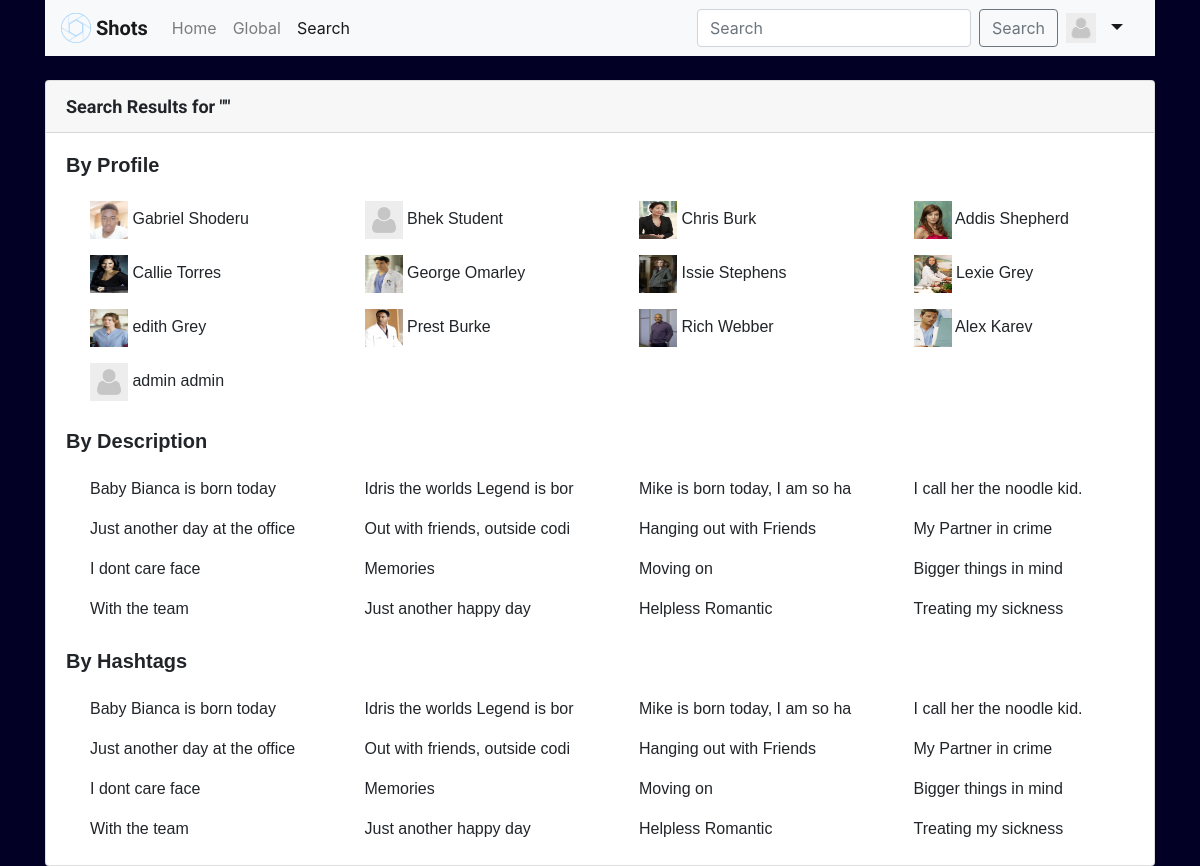
Screenshot of /search.php with the database file from the repository.
### tables this page shows
CREATE TABLE `tbusers` (
  `user_id` int(11) NOT NULL,
  `name` char(100) NOT NULL,
  `surname` char(100) NOT NULL,
  `email` char(100) NOT NULL,
  `password` char(100) NOT NULL,
  `birthday` date NOT NULL
);

CREATE TABLE `tbprofilepic` (
  `user_id` int(11) NOT NULL,
  `filename` varchar(50) NOT NULL
);

CREATE TABLE `tbgallery` (
  `image_id` int(11) NOT NULL,
  `user_id` int(11) NOT NULL,
  `filename` char(50) NOT NULL,
  `description` char(30) NOT NULL,
  `hashtags` char(50) NOT NULL
);

### search.php (the view, shortened to what this page needs)
<?php include './config.php' ?>
<!DOCTYPE html>
<html lang="en">
    <head>
        <link rel="stylesheet" href="https://stackpath.bootstrapcdn.com/bootstrap/4.5.2/css/bootstrap.min.css">
        <link href="https://stackpath.bootstrapcdn.com/font-awesome/4.7.0/css/font-awesome.min.css" rel="stylesheet">
        <link rel="stylesheet" type="text/css" href="css/style.css">
    </head>
    <body class="darkMode">
      <div class="container">
        <nav class="navbar navbar-expand navbar-light bg-light">
          <a class="navbar-brand navText" href="homepage.php">
            <img src="./Favicon/1x/Asset1.png" width="30" height="30" class="d-inline-block align-top" alt="">
            Shots
          </a>
          <div class="collapse navbar-collapse" id="navbarNavDropdown">
            <ul class="navbar-nav mr-auto mt-2 mt-lg-0">
              <li class="nav-item ">
                <a class="nav-link" href="homepage.php">Home </a>
              </li>
              <li class="nav-item">
                <a class="nav-link" href="global.php">Global</a>
              </li>
              <li class="nav-item active">
                <a class="nav-link" href="#">Search <span class="sr-only">(current)</span></a>
              </li>
            </ul>
            <form class="form-inline my-2 my-lg-0" method="POST" action="search.php">
              <input class="form-control mr-sm-2" name="search" type="search" placeholder="Search">
              <button class="btn btn-outline-secondary my-2 my-sm-0" type="submit">Search</button>
            </form>
            <div class="bs-example ml-2">
              <div class="dropdown">
                  <a class="navbar-brand navProfile dropdown-toggle" data-toggle="dropdown" href="#">
                    <?php
                      $user = $_SESSION['user'];
                      $query89 = "SELECT * FROM tbusers WHERE user_id = '$user'";
                      $res89 = $mysqli->query($query89);
                      $row89 = mysqli_fetch_array($res89);
                      $query = "SELECT * FROM tbprofilepic WHERE user_id = '$user'";
                      $res = $mysqli->query($query);
                      $noProfile = "profilePic/no-profile-image.png";
                      if($row = mysqli_fetch_array($res)){
                        echo "<img src=" . $row['filename'] . " width='30' height='30' class='d-inline-block align-top' alt=''>";
                        echo "&nbsp;" . $row89['name'] ;
                      }else {
                        echo "<img src=" . $noProfile . " width='30' height='30' class='d-inline-block align-top' alt=''>";
                      }
                    ?>
                  </a>
              </div>
          </div>
          </div>
        </nav>
        <?php
          $search = $_POST["search"];
          echo '<br /><div class="card">
            <div class="card-header">
              Search Results for "' . $search . '"
            </div>
            <div class="card-body">
              <h5 class="card-title"><b>By Profile</b> </h5>
              <div class="row">';
              $query = "SELECT * FROM tbusers WHERE name LIKE '%$search%' OR surname LIKE '%$search%' OR email LIKE '%$search%'";
              $res = mysqli_query($mysqli, $query);
              while ($row = mysqli_fetch_array($res)) {
                $id = $row["user_id"];
                $query2 = "SELECT * FROM tbprofilepic WHERE user_id = '$id'";
                $res2 = $mysqli->query($query2);
                $noProfile = "profilePic/no-profile-image.png";
                if($row2 = mysqli_fetch_array($res2)){
                  echo '<div class="col-3 mt-2">';
                  echo "<a class='dropdown-item otherProfil' href=''><img src='" . $row2['filename'] . "' width='38' height='38' class='d-inline-block' alt='' /> " . $row["name"] . " " . $row["surname"] . "</a>";
                  echo "</div>";
                }else {
                  echo '<div class="col-3 mt-2">';
                  echo "<a class='dropdown-item otherProfil' href=''><img src='" . $noProfile . "' width='38' height='38' class='d-inline-block' alt='' /> " . $row["name"] . " " . $row["surname"] . "</a>";
                  echo "</div>";
                }
              }
              echo '
              </div>
              <br/><h5 class="card-title"><b>By Description </b> </h5>
              <div class="row">';
              $query = "SELECT * FROM tbgallery WHERE description LIKE '%$search%'";
              $res = mysqli_query($mysqli, $query);
              while ($row = mysqli_fetch_array($res)) {
                  echo '<div class="col-3 mt-2">';
                  echo "<form method='POST' action='posted.php'>
                    <input type='hidden' name='pt' id='pt' value = '" . $row["image_id"] . "'/>
                    <input type='submit' class='dropdown-item' value = '" . $row["description"] . "' />
                  </form>";
                  echo "</div>";
              }
              echo '
              </div>
              <br/><h5 class="card-title"><b>By Hashtags </b> </h5>
              <div class="row">';
              $query = "SELECT * FROM tbgallery WHERE hashtags LIKE '%$search%'";
              $res = mysqli_query($mysqli, $query);
              while ($row = mysqli_fetch_array($res)) {
                  echo '<div class="col-3 mt-2">';
                  echo "<form method='POST' action='posted.php'>
                    <input type='hidden' name='pt' id='pt' value = '" . $row["image_id"] . "'/>
                    <input type='submit' class='dropdown-item' value = '" . $row["description"] . "' />
                  </form>";
                  echo "</div>";
              }
              echo '
              </div>
            </div>
          </div>';
        ?>
      </div>
    </body>
  </html>

### css/style.css (style rules this page uses)
body.darkMode { background: rgb(2,0,36); }
.card-header { font-family: 'Roboto', sans-serif; font-size: 18px; font-weight: bold; }
.card-body { font-family: 'Noto Sans JP', sans-serif; }
@media only screen and (min-width: 992px) { .navText { font-family: 'Roboto', sans-serif; font-size: 20px; font-weight: bold; } }
@media only screen and (min-width: 992px) { .navProfile { font-family: 'Roboto', sans-serif; font-size: 20px; color: grey; } }

### rows the page displays
tbusers: tbprofilepic.filename (placeholder picture), name "Gabriel", surname "Shoderu"
tbusers: name "Bhek", surname "Student"
tbusers: tbprofilepic.filename (picture), name "Chris", surname "Burk"
tbusers: tbprofilepic.filename (picture), name "Addis", surname "Shepherd"
tbusers: tbprofilepic.filename (picture), name "Callie", surname "Torres"
tbusers: tbprofilepic.filename (picture), name "George", surname "Omarley"
tbusers: tbprofilepic.filename (picture), name "Issie", surname "Stephens"
tbusers: tbprofilepic.filename (picture), name "Lexie", surname "Grey"
tbusers: tbprofilepic.filename (picture), name "edith", surname "Grey"
tbusers: tbprofilepic.filename (picture), name "Prest", surname "Burke"
tbusers: tbprofilepic.filename (picture), name "Rich", surname "Webber"
tbusers: tbprofilepic.filename (picture), name "Alex", surname "Karev"
tbusers: name "admin", surname "admin"
tbgallery: description "Baby Bianca is born today"
tbgallery: description "Idris the worlds Legend is bor"
tbgallery: description "Mike is born today, I am so ha"
tbgallery: description "I call her the noodle kid."
tbgallery: description "Just another day at the office"
tbgallery: description "Out with friends, outside codi"
tbgallery: description "Hanging out with Friends"
tbgallery: description "My Partner in crime"
tbgallery: description "I dont care face"
tbgallery: description "Memories"
tbgallery: description "Moving on"
tbgallery: description "Bigger things in mind"
tbgallery: description "With the team"
tbgallery: description "Just another happy day"
tbgallery: description "Helpless Romantic"
tbgallery: description "Treating my sickness"
